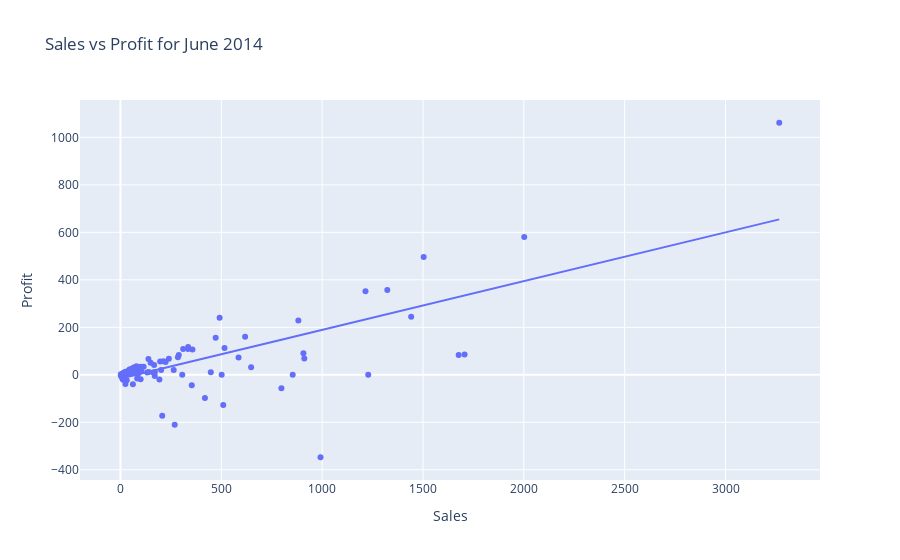
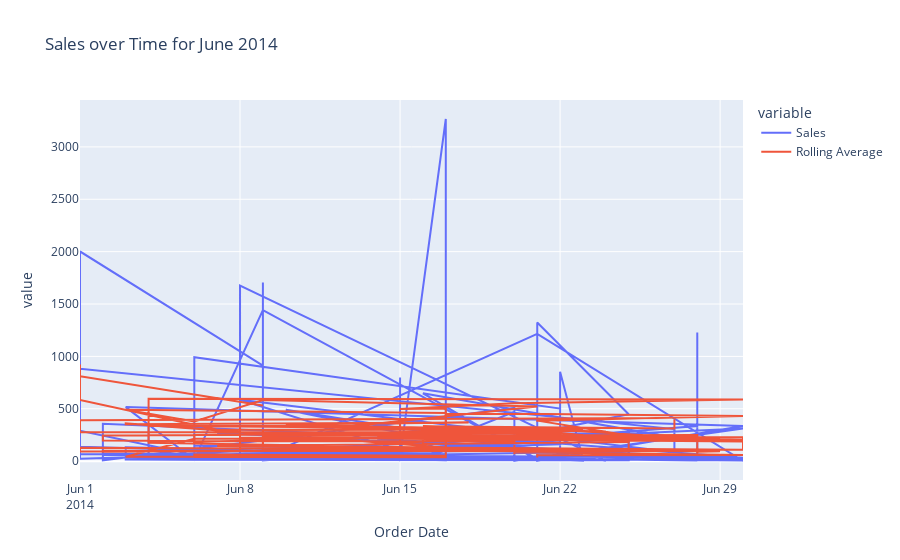
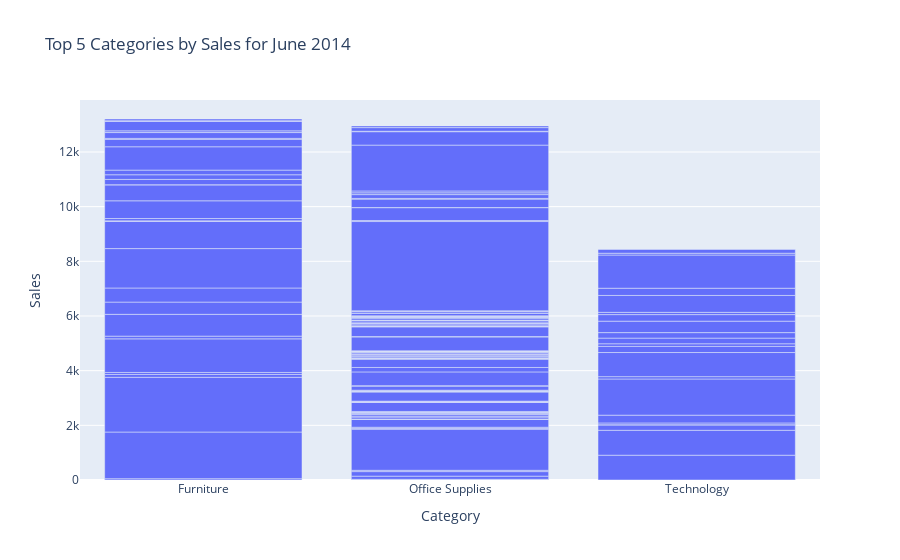
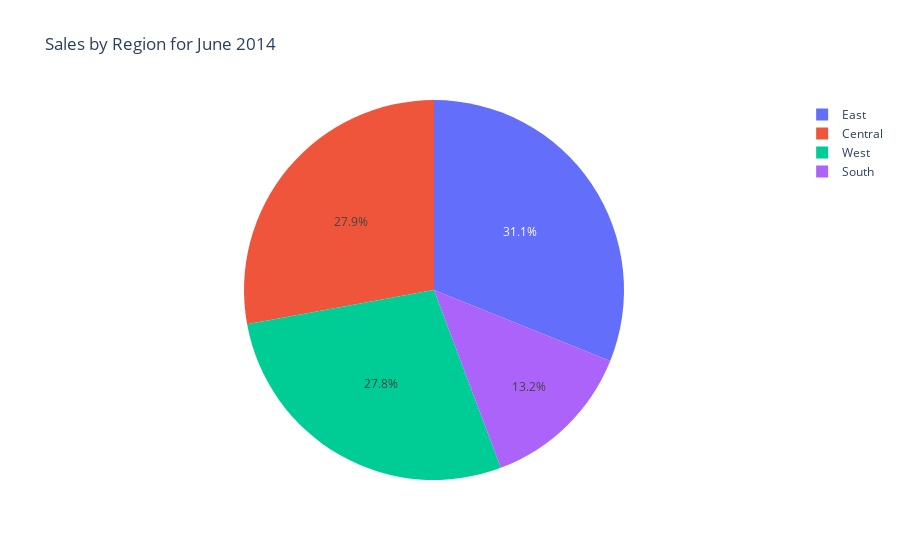

Notebook cell for these charts, in order:
### Code cell
import pandas as pd
import plotly.express as px

# Load the data
data = pd.read_excel('Superstore.xls')

# Convert 'Order Date' column to datetime type
data['Order Date'] = pd.to_datetime(data['Order Date'])

# Filter the data for June 2014
june_2014_data = data[(data['Order Date'].dt.month == 6) & (data['Order Date'].dt.year == 2014)]

try:
    # Create a scatter plot with trend line
    fig_scatter = px.scatter(june_2014_data, x='Sales', y='Profit', trendline='ols', title='Sales vs Profit for June 2014')
    fig_scatter.show()
except Exception as e:
    print(f"Error creating scatter plot: {e}")

try:
    # Create a line plot with rolling average
    june_2014_data['Rolling Average'] = june_2014_data['Sales'].rolling(window=7).mean()
    fig_line = px.line(june_2014_data, x='Order Date', y=['Sales', 'Rolling Average'], title='Sales over Time for June 2014')
    fig_line.show()
except Exception as e:
    print(f"Error creating line plot: {e}")

try:
    # Create a bar plot with top 5 categories
    top_categories = june_2014_data['Category'].value_counts().head(5).index
    top_categories_data = june_2014_data[june_2014_data['Category'].isin(top_categories)]
    fig_bar = px.bar(top_categories_data, x='Category', y='Sales', title='Top 5 Categories by Sales for June 2014')
    fig_bar.show()
except Exception as e:
    print(f"Error creating bar plot: {e}")

try:
    # Create a pie chart with sales by region
    fig_pie = px.pie(june_2014_data, names='Region', values='Sales', title='Sales by Region for June 2014')
    fig_pie.show()
except Exception as e:
    print(f"Error creating pie chart: {e}")

### Figure 1 — Plotly figure (JSON) as saved in the notebook; plotly's stock layout.template omitted (floating-point values rounded to 4 significant figures; data arrays with more than 128 entries replaced by an {"elided": "..."} marker saying what was removed)
{"data": [{"hovertemplate": "Sales=%{x}<br>Profit=%{y}<extra></extra>", "legendgroup": "", "marker": {"color": "#636efa", "symbol": "circle"}, "mode": "markers", "name": "", "orientation": "v", "showlegend": false, "type": "scatter", "x": {"elided": "135 float values"}, "xaxis": "x", "y": {"elided": "135 float values"}, "yaxis": "y"}, {"hovertemplate": "<b>OLS trendline</b><br>Profit = 0.205243 * Sales + -15.7324<br>R<sup>2</sup>=0.528210<br><br>Sales=%{x}<br>Profit=%{y} <b>(trend)</b><extra></extra>", "legendgroup": "", "marker": {"color": "#636efa", "symbol": "circle"}, "mode": "lines", "name": "", "showlegend": false, "type": "scatter", "x": {"elided": "135 float values"}, "xaxis": "x", "y": {"elided": "135 float values"}, "yaxis": "y"}], "layout": {"legend": {"tracegroupgap": 0}, "title": {"text": "Sales vs Profit for June 2014"}, "xaxis": {"anchor": "y", "domain": [0, 1], "title": {"text": "Sales"}}, "yaxis": {"anchor": "x", "domain": [0, 1], "title": {"text": "Profit"}}}}

### Figure 2 — Plotly figure (JSON) as saved in the notebook; plotly's stock layout.template omitted (floating-point values rounded to 4 significant figures; data arrays with more than 128 entries replaced by an {"elided": "..."} marker saying what was removed)
{"data": [{"hovertemplate": "variable=Sales<br>Order Date=%{x}<br>value=%{y}<extra></extra>", "legendgroup": "Sales", "line": {"color": "#636efa", "dash": "solid"}, "marker": {"symbol": "circle"}, "mode": "lines", "name": "Sales", "orientation": "v", "showlegend": true, "type": "scatter", "x": {"elided": "135 str values"}, "xaxis": "x", "y": {"elided": "135 float values"}, "yaxis": "y"}, {"hovertemplate": "variable=Rolling Average<br>Order Date=%{x}<br>value=%{y}<extra></extra>", "legendgroup": "Rolling Average", "line": {"color": "#EF553B", "dash": "solid"}, "marker": {"symbol": "circle"}, "mode": "lines", "name": "Rolling Average", "orientation": "v", "showlegend": true, "type": "scatter", "x": {"elided": "135 str values"}, "xaxis": "x", "y": {"elided": "135 float values"}, "yaxis": "y"}], "layout": {"legend": {"title": {"text": "variable"}, "tracegroupgap": 0}, "title": {"text": "Sales over Time for June 2014"}, "xaxis": {"anchor": "y", "domain": [0, 1], "title": {"text": "Order Date"}}, "yaxis": {"anchor": "x", "domain": [0, 1], "title": {"text": "value"}}}}

### Figure 3 — Plotly figure (JSON) as saved in the notebook; plotly's stock layout.template omitted (floating-point values rounded to 4 significant figures; data arrays with more than 128 entries replaced by an {"elided": "..."} marker saying what was removed)
{"data": [{"alignmentgroup": "True", "hovertemplate": "Category=%{x}<br>Sales=%{y}<extra></extra>", "legendgroup": "", "marker": {"color": "#636efa", "pattern": {"shape": ""}}, "name": "", "offsetgroup": "", "orientation": "v", "showlegend": false, "textposition": "auto", "type": "bar", "x": {"elided": "135 str values"}, "xaxis": "x", "y": {"elided": "135 float values"}, "yaxis": "y"}], "layout": {"barmode": "relative", "legend": {"tracegroupgap": 0}, "title": {"text": "Top 5 Categories by Sales for June 2014"}, "xaxis": {"anchor": "y", "domain": [0, 1], "title": {"text": "Category"}}, "yaxis": {"anchor": "x", "domain": [0, 1], "title": {"text": "Sales"}}}}

### Figure 4 — Plotly figure (JSON) as saved in the notebook; plotly's stock layout.template omitted (floating-point values rounded to 4 significant figures; data arrays with more than 128 entries replaced by an {"elided": "..."} marker saying what was removed)
{"data": [{"domain": {"x": [0, 1], "y": [0, 1]}, "hovertemplate": "Region=%{label}<br>Sales=%{value}<extra></extra>", "labels": {"elided": "135 str values"}, "legendgroup": "", "name": "", "showlegend": true, "type": "pie", "values": {"elided": "135 float values"}}], "layout": {"legend": {"tracegroupgap": 0}, "title": {"text": "Sales by Region for June 2014"}}}
